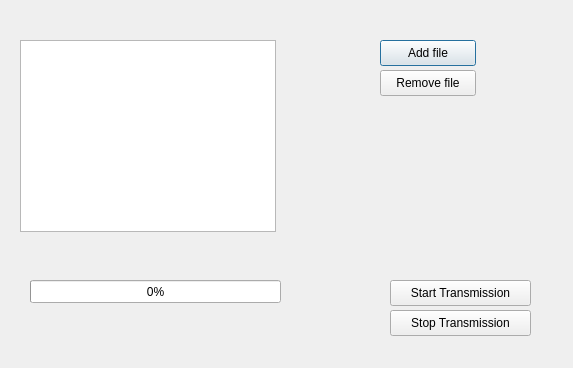
<?xml version="1.0" encoding="UTF-8"?>
<ui version="4.0">
 <class>transmitter_dialoge</class>
 <widget class="QDialog" name="transmitter_dialoge">
  <property name="geometry">
   <rect>
    <x>0</x>
    <y>0</y>
    <width>573</width>
    <height>368</height>
   </rect>
  </property>
  <property name="sizeIncrement">
   <size>
    <width>0</width>
    <height>0</height>
   </size>
  </property>
  <property name="windowTitle">
   <string>VLC Transmitter</string>
  </property>
  <widget class="QPushButton" name="btn_add_file">
   <property name="geometry">
    <rect>
     <x>380</x>
     <y>40</y>
     <width>96</width>
     <height>26</height>
    </rect>
   </property>
   <property name="text">
    <string>Add file</string>
   </property>
  </widget>
  <widget class="QListWidget" name="list_files">
   <property name="geometry">
    <rect>
     <x>20</x>
     <y>40</y>
     <width>256</width>
     <height>192</height>
    </rect>
   </property>
  </widget>
  <widget class="QPushButton" name="btn_start_transmisison">
   <property name="geometry">
    <rect>
     <x>390</x>
     <y>280</y>
     <width>141</width>
     <height>26</height>
    </rect>
   </property>
   <property name="text">
    <string>Start Transmission</string>
   </property>
  </widget>
  <widget class="QProgressBar" name="progress_transmission">
   <property name="geometry">
    <rect>
     <x>30</x>
     <y>280</y>
     <width>251</width>
     <height>23</height>
    </rect>
   </property>
   <property name="value">
    <number>0</number>
   </property>
  </widget>
  <widget class="QPushButton" name="btn_remove_file">
   <property name="geometry">
    <rect>
     <x>380</x>
     <y>70</y>
     <width>96</width>
     <height>26</height>
    </rect>
   </property>
   <property name="text">
    <string>Remove file</string>
   </property>
  </widget>
  <widget class="QPushButton" name="btn_stop_transmission">
   <property name="geometry">
    <rect>
     <x>390</x>
     <y>310</y>
     <width>141</width>
     <height>26</height>
    </rect>
   </property>
   <property name="text">
    <string>Stop Transmission</string>
   </property>
  </widget>
 </widget>
 <resources/>
 <connections>
  <connection>
   <sender>btn_remove_file</sender>
   <signal>clicked()</signal>
   <receiver>list_files</receiver>
   <slot>clearSelection()</slot>
   <hints>
    <hint type="sourcelabel">
     <x>417</x>
     <y>83</y>
    </hint>
    <hint type="destinationlabel">
     <x>273</x>
     <y>77</y>
    </hint>
   </hints>
  </connection>
 </connections>
</ui>
